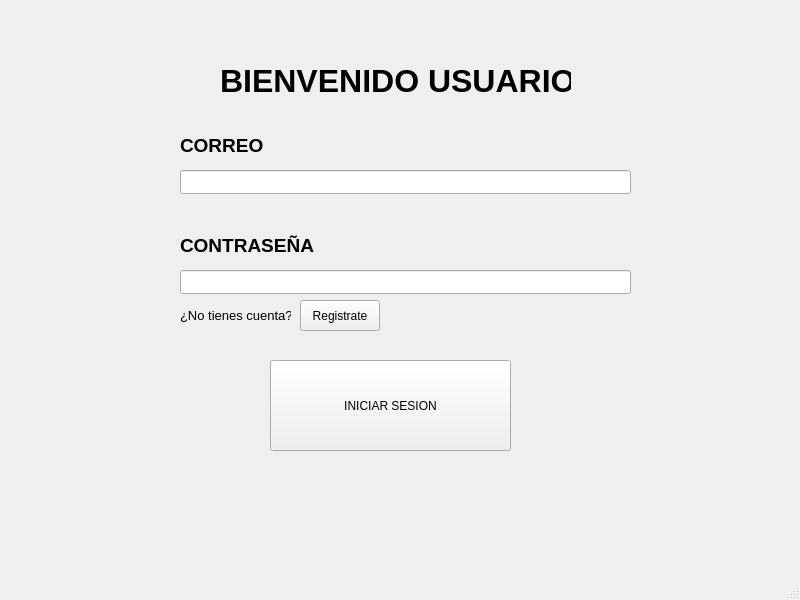
<?xml version="1.0" encoding="UTF-8"?>
<ui version="4.0">
 <class>Login</class>
 <widget class="QMainWindow" name="Login">
  <property name="geometry">
   <rect>
    <x>0</x>
    <y>0</y>
    <width>800</width>
    <height>600</height>
   </rect>
  </property>
  <property name="windowTitle">
   <string>Login</string>
  </property>
  <widget class="QWidget" name="centralwidget">
   <widget class="QPushButton" name="InicioSesion_btn">
    <property name="geometry">
     <rect>
      <x>270</x>
      <y>360</y>
      <width>241</width>
      <height>91</height>
     </rect>
    </property>
    <property name="text">
     <string>INICIAR SESION</string>
    </property>
   </widget>
   <widget class="QLineEdit" name="usuario_inicio_sesion_txt_area">
    <property name="geometry">
     <rect>
      <x>180</x>
      <y>170</y>
      <width>451</width>
      <height>24</height>
     </rect>
    </property>
   </widget>
   <widget class="QLineEdit" name="contrasena_txt_area">
    <property name="geometry">
     <rect>
      <x>180</x>
      <y>270</y>
      <width>451</width>
      <height>24</height>
     </rect>
    </property>
   </widget>
   <widget class="QLabel" name="label">
    <property name="geometry">
     <rect>
      <x>220</x>
      <y>50</y>
      <width>351</width>
      <height>61</height>
     </rect>
    </property>
    <property name="font">
     <font>
      <pointsize>24</pointsize>
      <bold>true</bold>
     </font>
    </property>
    <property name="text">
     <string>BIENVENIDO USUARIO</string>
    </property>
   </widget>
   <widget class="QLabel" name="label_2">
    <property name="geometry">
     <rect>
      <x>180</x>
      <y>130</y>
      <width>351</width>
      <height>31</height>
     </rect>
    </property>
    <property name="font">
     <font>
      <pointsize>14</pointsize>
      <bold>true</bold>
     </font>
    </property>
    <property name="text">
     <string>CORREO</string>
    </property>
   </widget>
   <widget class="QLabel" name="label_3">
    <property name="geometry">
     <rect>
      <x>180</x>
      <y>230</y>
      <width>351</width>
      <height>31</height>
     </rect>
    </property>
    <property name="font">
     <font>
      <pointsize>14</pointsize>
      <bold>true</bold>
     </font>
    </property>
    <property name="text">
     <string>CONTRASEÑA</string>
    </property>
   </widget>
   <widget class="QPushButton" name="Registrarse_btn">
    <property name="geometry">
     <rect>
      <x>300</x>
      <y>300</y>
      <width>80</width>
      <height>31</height>
     </rect>
    </property>
    <property name="text">
     <string>Registrate</string>
    </property>
   </widget>
   <widget class="QLabel" name="label_4">
    <property name="geometry">
     <rect>
      <x>180</x>
      <y>300</y>
      <width>111</width>
      <height>31</height>
     </rect>
    </property>
    <property name="font">
     <font>
      <pointsize>10</pointsize>
      <bold>false</bold>
     </font>
    </property>
    <property name="text">
     <string>¿No tienes cuenta?</string>
    </property>
   </widget>
  </widget>
  <widget class="QMenuBar" name="menubar">
   <property name="geometry">
    <rect>
     <x>0</x>
     <y>0</y>
     <width>800</width>
     <height>21</height>
    </rect>
   </property>
  </widget>
  <widget class="QStatusBar" name="statusbar"/>
 </widget>
 <resources/>
 <connections/>
</ui>
